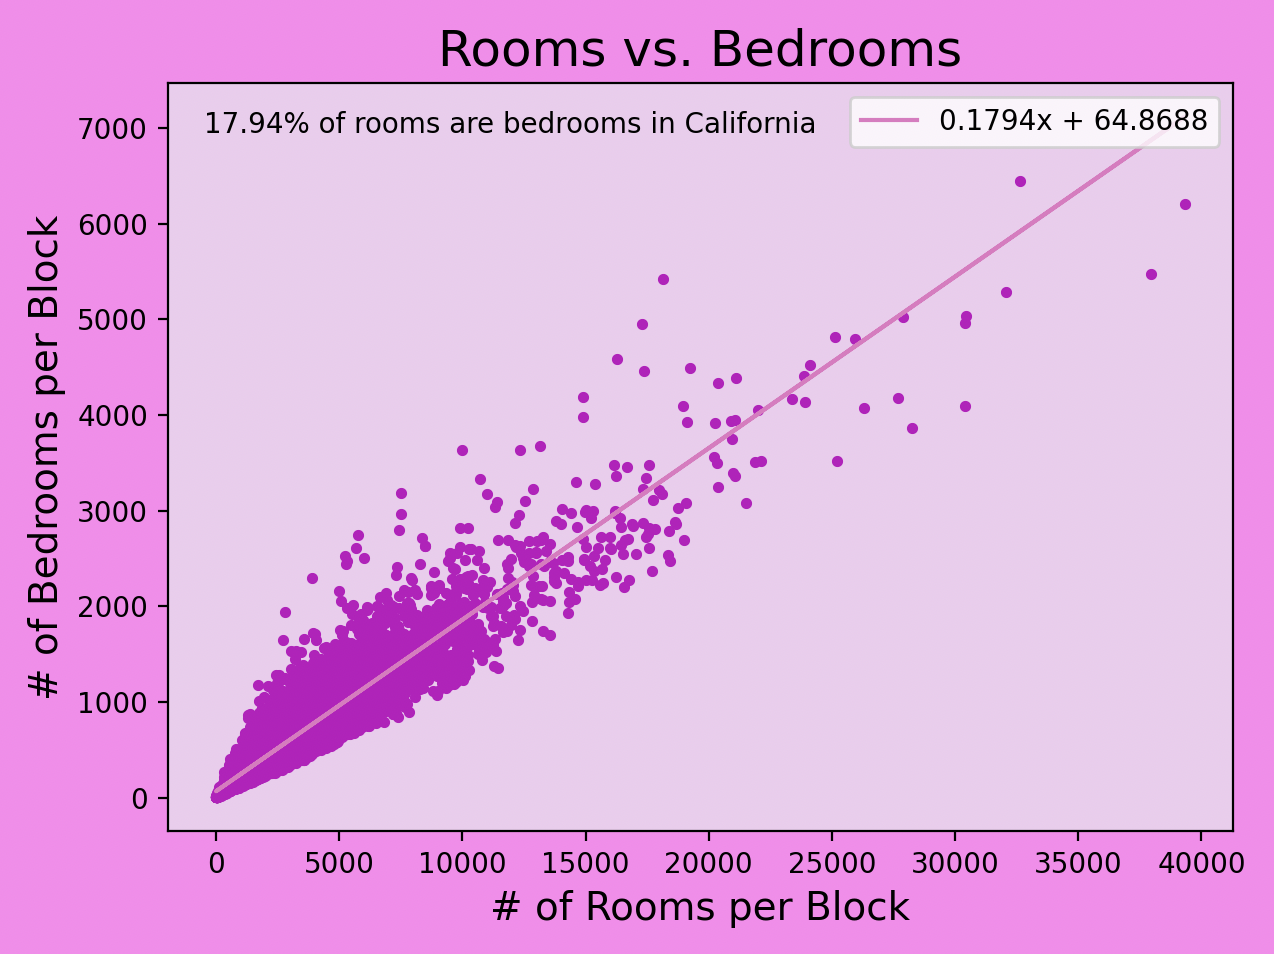

Write the Python code that produced this figure.
"""
Author: Chase N. Hult
ISTA 131 Final Project
This makes a scatter plot to figure out how many California rooms are bedrooms
This file is for the final project of ISTA 131
"""

import matplotlib.pyplot as plt
import pandas as pd
import statsmodels.api as sm


def get_data():
    """Return a Series comparing median house value to total rooms"""
    df = pd.read_csv('housing.csv')
    # This data is censored, so we need to take out unrecorded data
    df = df[df['total_bedrooms'].notna()]
    return pd.Series(df['total_bedrooms'].values, df['total_rooms'])


def get_ols_parameters(data):
    """Get the ols parameters from a series"""
    x = data.index.values
    X = sm.add_constant(x)
    model = sm.OLS(data, X)
    results = model.fit()
    return results.params['x1'], results.params['const'], results.rsquared, results.pvalues['x1']


def make_figure(data, m, b):
    """Make a very pretty figure with the data from get_data"""
    fig = plt.figure(facecolor='#ff88ee')
    ax = fig.add_subplot(facecolor='#eeccee')
    data.plot(style='m.')
    plt.plot(data.index, m * data.index + b, color='tab:pink', label=f"{m:.4f}x + {b:.4f}")
    plt.legend(loc='upper right')
    ax.set_title("Rooms vs. Bedrooms", fontsize=18)
    ax.set_xlabel("# of Rooms per Block", fontsize=14)
    ax.set_ylabel("# of Bedrooms per Block", fontsize=14)
    ax.annotate(f'{m*100:.2f}% of rooms are bedrooms in California', xy=(-500, 6950))
    plt.tight_layout()
    plt.show()


def main():
    data = get_data()
    m, b, *_ = get_ols_parameters(data)
    make_figure(data, m, b)


if __name__ == "__main__":
    main()
